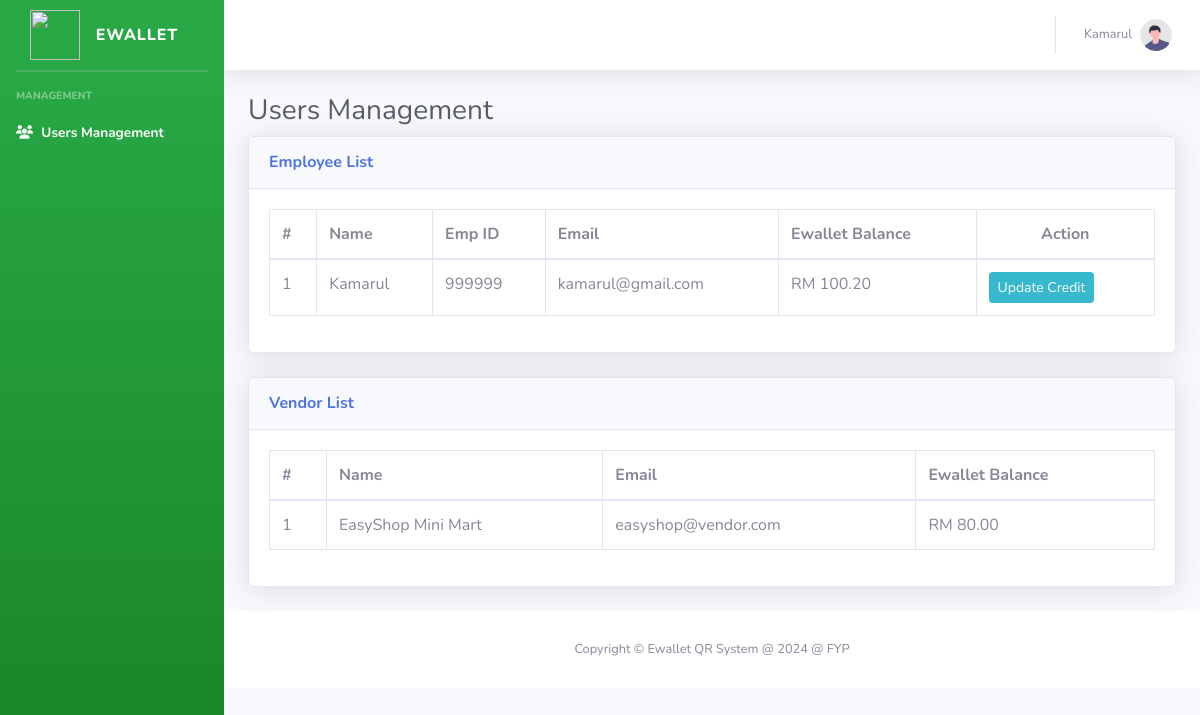
The page /Admin/index.php (signed in) on the database its author committed.
### tables this page shows
CREATE TABLE `employee` (
  `emp_id` int(11) NOT NULL,
  `employee_name` varchar(255) NOT NULL,
  `employee_id` varchar(255) NOT NULL,
  `employee_email` varchar(255) NOT NULL,
  `employee_ewallet_balance` decimal(11,2) NOT NULL,
  `employee_password` varchar(255) DEFAULT NULL,
  `created_at` timestamp NOT NULL DEFAULT CURRENT_TIMESTAMP
);

CREATE TABLE `Vendors` (
  `vendor_id` int(11) NOT NULL,
  `vendor_name` varchar(255) NOT NULL,
  `vendor_password` varchar(255) NOT NULL,
  `vendor_ewallet_balance` decimal(11,2) NOT NULL,
  `vendor_email` varchar(255) DEFAULT NULL,
  `created_at` timestamp NOT NULL DEFAULT CURRENT_TIMESTAMP
);

### Admin/index.php (the view, shortened to what this page needs)
<?php
include 'header.php';
$sql_emp = "SELECT * FROM employee ORDER BY employee_name DESC";
$result_emp = mysqli_query($connection,$sql_emp);
$sql_vendor = "SELECT * FROM Vendors ORDER BY vendor_name DESC";
$result_vendor = mysqli_query($connection,$sql_vendor);
?>
   <div class="container-fluid">
<h1 class="h3 mb-2 text-gray-800">Users Management</h1>
<div class="card shadow mb-4">
    <div class="card-header py-3">
        <h6 class="m-0 font-weight-bold text-primary">Employee List</h6>
    </div>
    <div class="card-body">
        <div class="table-responsive">
            <table class="table table-bordered" id="dataTable" width="100%" cellspacing="0">
                <thead>
                    <tr>
                    <th class="table-plus datatable-nosort" style=" text-align: left;">#</th>
        <th style=" text-align: left;">Name</th>
        <th style=" text-align: left;">Emp ID</th>
        <th style=" text-align: left;">Email</th>
        <th style=" text-align: left;">Ewallet Balance</th>
        <th style=" text-align: center;">Action</th>
                    </tr>
                </thead>
                <tbody>
                <?php
$i = 0;
while($row_emp = mysqli_fetch_array($result_emp)){
?>
<tr>
<td><?php echo ++$i ?></td>
<td style="text-align: left;"><?php echo $row_emp['employee_name'] ?></td>
<td style="text-align: left;"><?php echo $row_emp['employee_id'] ?></td>
<td style="text-align: left;"><?php echo $row_emp['employee_email'] ?></td>
<td style="text-align: left;">RM <?php echo $row_emp['employee_ewallet_balance'] ?></td>
<td>
<button type="button"
class="btn btn-sm btn-info edit"
data-toggle="modal"
data-id="<?php echo $row_emp['emp_id'] ?>"
data-target="#bd-example-modal-lg">Update Credit</button>
</td>
</tr>
<?php
} ?>
                </tbody>
            </table>
        </div>
    </div>
</div>
<div class="card shadow mb-4">
    <div class="card-header py-3">
        <h6 class="m-0 font-weight-bold text-primary">Vendor List</h6>
    </div>
    <div class="card-body">
        <div class="table-responsive">
            <table class="table table-bordered" id="dataTables" width="100%" cellspacing="0">
                <thead>
                    <tr>
                    <th class="table-plus datatable-nosort" style=" text-align: left;">#</th>
        <th style=" text-align: left;">Name</th>
        <th style=" text-align: left;">Email</th>
        <th style=" text-align: left;">Ewallet Balance</th>
                    </tr>
                </thead>
                <tbody>
                <?php
$i = 0;
while($row_vendor = mysqli_fetch_array($result_vendor)){
?>
<tr>
<td><?php echo ++$i ?></td>
<td style="text-align: left;"><?php echo $row_vendor['vendor_name'] ?></td>
<td style="text-align: left;"><?php echo $row_vendor['vendor_email'] ?></td>
<td style="text-align: left;">RM <?php echo $row_vendor['vendor_ewallet_balance'] ?></td>
</tr>
<?php
} ?>
                </tbody>
            </table>
        </div>
    </div>
</div>
</div>
<?php include 'footer.php';?>

### rows shown on the page
employee: employee_name "Kamarul", employee "999999", employee_email "kamarul@gmail.com", employee_ewallet_balance "100.20"
vendors: vendor_name "EasyShop Mini Mart", vendor_email "easyshop@vendor.com", vendor_ewallet_balance "80.00"

### other values the page prints
$name "Kamarul"
